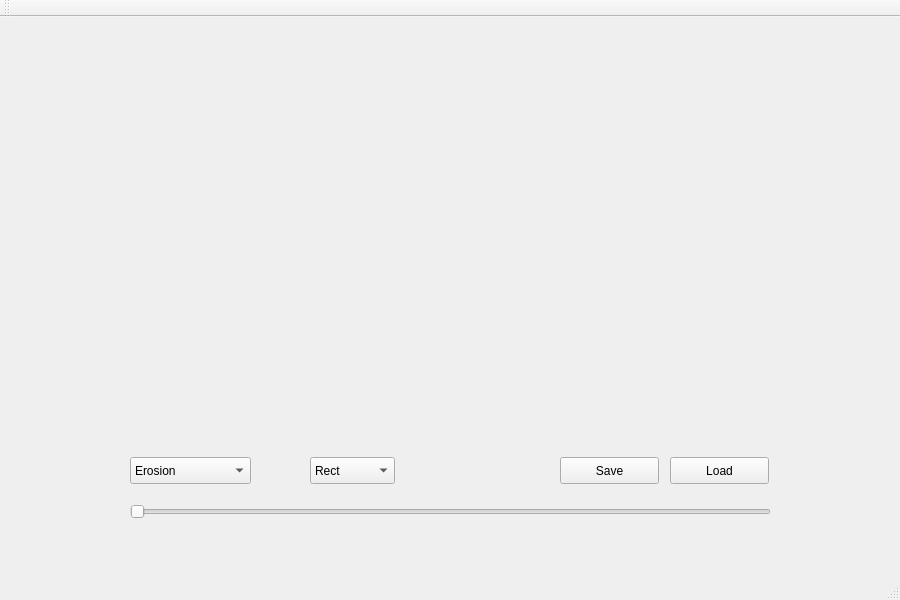
<?xml version="1.0" encoding="UTF-8"?>
<ui version="4.0">
 <class>MainWindow</class>
 <widget class="QMainWindow" name="MainWindow">
  <property name="geometry">
   <rect>
    <x>0</x>
    <y>0</y>
    <width>900</width>
    <height>600</height>
   </rect>
  </property>
  <property name="windowTitle">
   <string>MainWindow</string>
  </property>
  <widget class="QWidget" name="centralWidget">
   <widget class="QLabel" name="label">
    <property name="geometry">
     <rect>
      <x>40</x>
      <y>30</y>
      <width>350</width>
      <height>350</height>
     </rect>
    </property>
    <property name="text">
     <string/>
    </property>
    <property name="scaledContents">
     <bool>true</bool>
    </property>
   </widget>
   <widget class="QLabel" name="label_2">
    <property name="geometry">
     <rect>
      <x>510</x>
      <y>30</y>
      <width>350</width>
      <height>350</height>
     </rect>
    </property>
    <property name="text">
     <string/>
    </property>
    <property name="scaledContents">
     <bool>true</bool>
    </property>
   </widget>
   <widget class="QSlider" name="horizontalSlider">
    <property name="geometry">
     <rect>
      <x>130</x>
      <y>480</y>
      <width>641</width>
      <height>29</height>
     </rect>
    </property>
    <property name="maximum">
     <number>40</number>
    </property>
    <property name="singleStep">
     <number>1</number>
    </property>
    <property name="orientation">
     <enum>Qt::Horizontal</enum>
    </property>
   </widget>
   <widget class="QComboBox" name="comboBox">
    <property name="geometry">
     <rect>
      <x>130</x>
      <y>440</y>
      <width>121</width>
      <height>27</height>
     </rect>
    </property>
    <item>
     <property name="text">
      <string>Erosion</string>
     </property>
    </item>
    <item>
     <property name="text">
      <string>Dilation</string>
     </property>
    </item>
    <item>
     <property name="text">
      <string>Opening</string>
     </property>
    </item>
    <item>
     <property name="text">
      <string>Closing</string>
     </property>
    </item>
    <item>
     <property name="text">
      <string>Gradient</string>
     </property>
    </item>
    <item>
     <property name="text">
      <string>Top Hat</string>
     </property>
    </item>
    <item>
     <property name="text">
      <string>Black Hat</string>
     </property>
    </item>
   </widget>
   <widget class="QComboBox" name="comboBox_2">
    <property name="geometry">
     <rect>
      <x>310</x>
      <y>440</y>
      <width>85</width>
      <height>27</height>
     </rect>
    </property>
    <item>
     <property name="text">
      <string>Rect</string>
     </property>
    </item>
    <item>
     <property name="text">
      <string>Cross</string>
     </property>
    </item>
    <item>
     <property name="text">
      <string>Ellipse</string>
     </property>
    </item>
   </widget>
   <widget class="QPushButton" name="pushButton">
    <property name="geometry">
     <rect>
      <x>560</x>
      <y>440</y>
      <width>99</width>
      <height>27</height>
     </rect>
    </property>
    <property name="text">
     <string>Save</string>
    </property>
   </widget>
   <widget class="QPushButton" name="pushButton_2">
    <property name="geometry">
     <rect>
      <x>670</x>
      <y>440</y>
      <width>99</width>
      <height>27</height>
     </rect>
    </property>
    <property name="text">
     <string>Load</string>
    </property>
   </widget>
  </widget>
  <widget class="QMenuBar" name="menuBar">
   <property name="geometry">
    <rect>
     <x>0</x>
     <y>0</y>
     <width>900</width>
     <height>25</height>
    </rect>
   </property>
  </widget>
  <widget class="QToolBar" name="mainToolBar">
   <attribute name="toolBarArea">
    <enum>TopToolBarArea</enum>
   </attribute>
   <attribute name="toolBarBreak">
    <bool>false</bool>
   </attribute>
  </widget>
  <widget class="QStatusBar" name="statusBar"/>
 </widget>
 <layoutdefault spacing="6" margin="11"/>
 <resources/>
 <connections/>
</ui>
